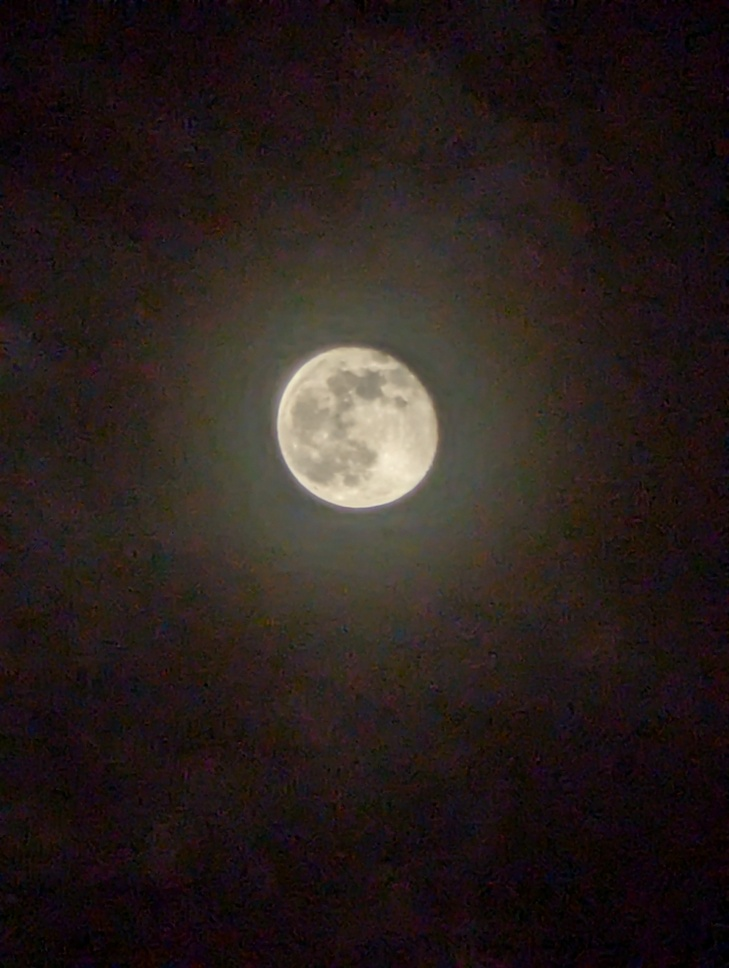
#> input picture 3_5_Preparation_Tests_for_Analysis_Procedure/3_5_1_Fourier_Transform_of_Images/Imaging_test_moon.jpg, 729 x 968 px, shrunk from 3072 x 4080 before the run
$ jupyter execute Imaging_testing_Pictures.ipynb
#> lines starting #> are read from the running program, lines starting #| are printed output that depends on the picture
[cell 1]
import numpy as np
import matplotlib.pyplot as plt

[cell 2]
import matplotlib.image as mpimg

# similarly implemented to http://math_research.uct.ac.za/~siphelo/admin/interferometry/5_Imaging/5_1_spatial_frequencies.html

[cell 3]
moon = mpimg.imread('Imaging_test_moon.jpg')
#> moon is the input picture: shape (968, 729, 3); mean R, G, B 41.4, 31.7, 28.7
astropeiler = mpimg.imread('Imaging_test_astropeiler.jpg')
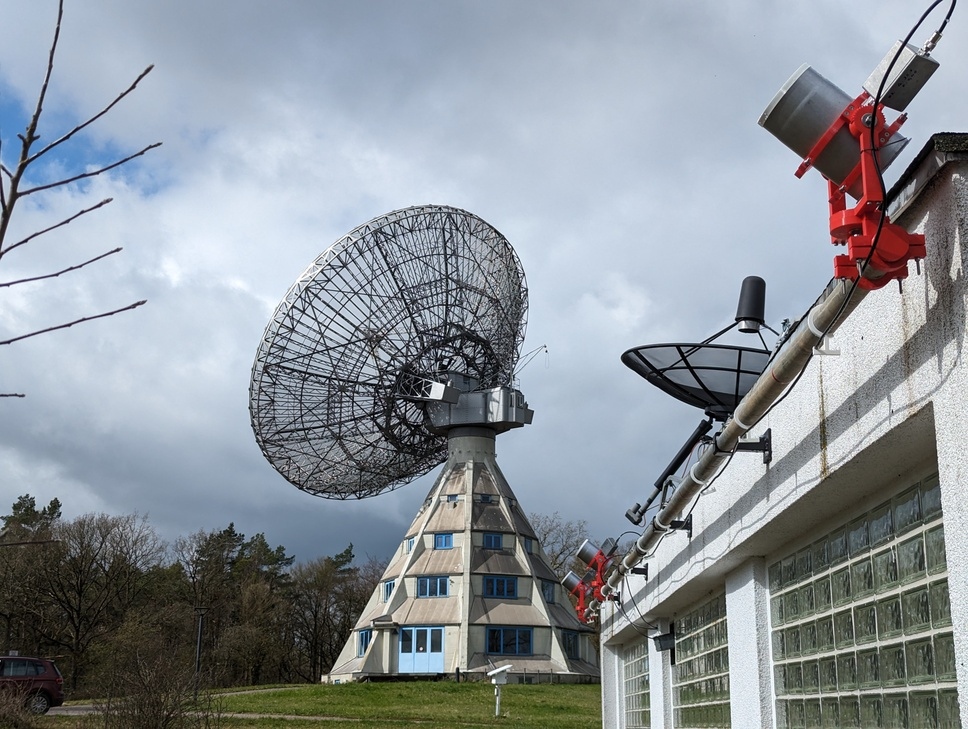
#> input picture 3_5_Preparation_Tests_for_Analysis_Procedure/3_5_1_Fourier_Transform_of_Images/Imaging_test_astropeiler.jpg, 968 x 729 px, shrunk from 4080 x 3072 before the run
#> astropeiler is the input picture: shape (729, 968, 3); mean R, G, B 139.6, 146.7, 153.5
moon=np.rot90(moon)# rotate so pixel size matches
#> moon: shape (729, 968, 3)

[cell 4]
def go_gray(img):
    r, g, b = img[:,:,0], img[:,:,1], img[:,:,2]
    #https://mmuratarat.github.io/2020-05-13/rgb_to_grayscale_formulas
    #gray scale conversion
    gray = 0.299 * r + 0.587 * g + 0.114 * b
    return gray

astro = go_gray(astropeiler)
moon = go_gray(moon)

[cell 5]
fig = plt.figure(figsize=(8,8))
plt.title('Astropeiler')
astroplot = plt.imshow(astro)
astroplot.set_cmap('gray')
plt.savefig('Astropeiler.png',dpi=200,bbox_inches='tight')

[cell 6]
fig = plt.figure(figsize=(8,8))
plt.title('Moon')
moonplot = plt.imshow(moon)
moonplot.set_cmap('gray')
plt.savefig('Moon.png',dpi=200,bbox_inches='tight')

[cell 7]
fftastro = np.fft.fftshift(np.fft.fft2(astro))# Fourier transform and shift zero frequency component
fig, axes = plt.subplots(figsize=(16,8))
plt.suptitle('The Fourier Transform of \'Astropeiler\'')
plt.subplot(1,2,1)
plt.imshow( 10. * np.log10(np.abs(fftastro))) #amplitude (logarithmic)
plt.subplot(1,2,2)
plt.imshow(np.angle(fftastro)) #phase  angle -pi, pi
plt.savefig('Astropeiler_FFT.png',dpi=200,bbox_inches='tight')

[cell 8]
fftmoon = np.fft.fftshift(np.fft.fft2(moon))
fig, axes = plt.subplots(figsize=(16,8))
plt.suptitle('The Fourier Transform of Moon')
plt.subplot(1,2,1)
plt.imshow( 10. * np.log10(np.abs(fftmoon)))
plt.subplot(1,2,2)
plt.imshow(np.angle(fftmoon))
plt.savefig('Moon_FFT.png',dpi=200,bbox_inches='tight')

[cell 9]
fig = plt.figure(figsize=(8,8))
plt.title('Combi image: amplitude (moon), phase (astropeiler)')
phase = np.angle(fftastro) #phase of astropeiler
amplitude = np.abs(fftmoon) #amplitude of moon
fftCombi = amplitude * (np.cos(phase) + 1j * np.sin(phase)) # Euler complex number
Combi = np.abs(np.fft.ifft2(np.fft.fftshift(fftCombi))) #inverse FFT to go back to image space
Plot = plt.imshow(Combi)
Plot.set_cmap('gray')
plt.savefig('Combi.png',dpi=200,bbox_inches='tight')

[cell 10]
fig = plt.figure(figsize=(8,8))
plt.title('Combi image: amplitude (astropeiler), phase (moon)')
phase = np.angle(fftmoon) #phase of moon
amplitude = np.abs(fftastro) #amplitude of astropeiler
fftCombi = amplitude * (np.cos(phase) + 1j * np.sin(phase))
Combi = np.abs(np.fft.ifft2(np.fft.fftshift(fftCombi)))
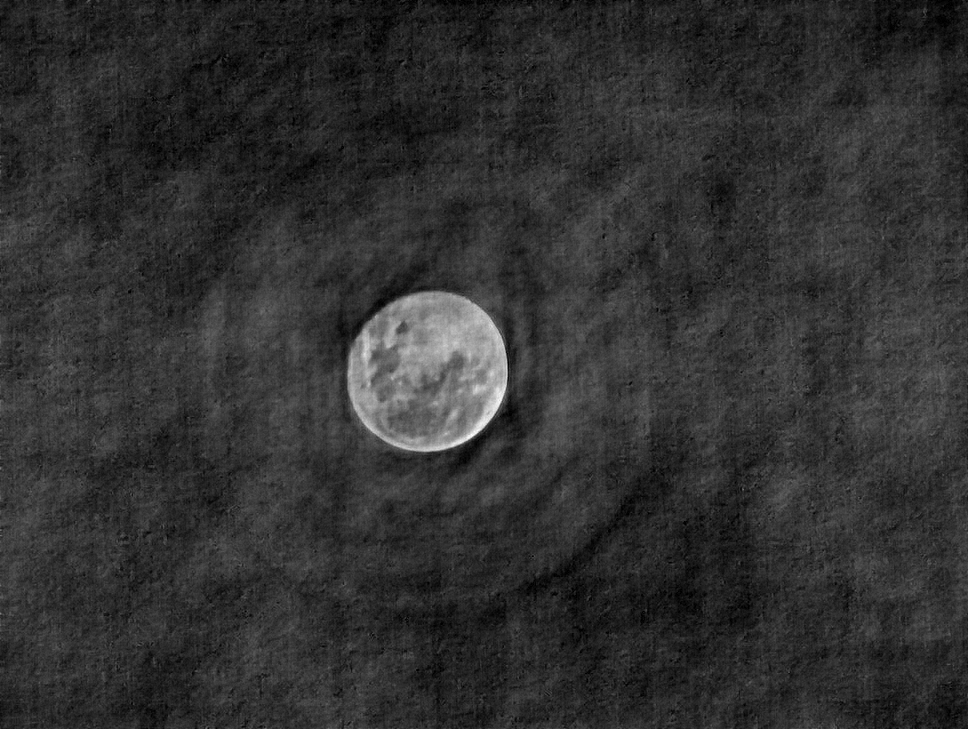
#> Combi: shape (729, 968) float64; min 0.00185, max 754, mean 145.4; drawn with min black and max white
Plot = plt.imshow(Combi)
Plot.set_cmap('gray')

[cell 11]
ig = plt.figure(figsize=(8,8))
plt.title('Astropeiler (phase-only)')
phase = np.angle(fftastro)
amplitude = 1.*np.ones_like(fftastro) #set all the amplitude values to 1
fftPhase = amplitude * (np.cos(phase) + 1j * np.sin(phase))
PhasePlot = 10.*np.log10(np.abs(np.fft.ifft2(np.fft.fftshift(fftPhase))))
Plot = plt.imshow(PhasePlot)
Plot.set_cmap('gray')

[cell 12]
ig = plt.figure(figsize=(8,8))
plt.title('Moon (phase-only)')
phase = np.angle(fftmoon)
amplitude = 1.*np.ones_like(fftmoon) #set all the amplitude values to 1
fftPhase = amplitude * (np.cos(phase) + 1j * np.sin(phase))
PhasePlot = 10.*np.log10(np.abs(np.fft.ifft2(np.fft.fftshift(fftPhase))))
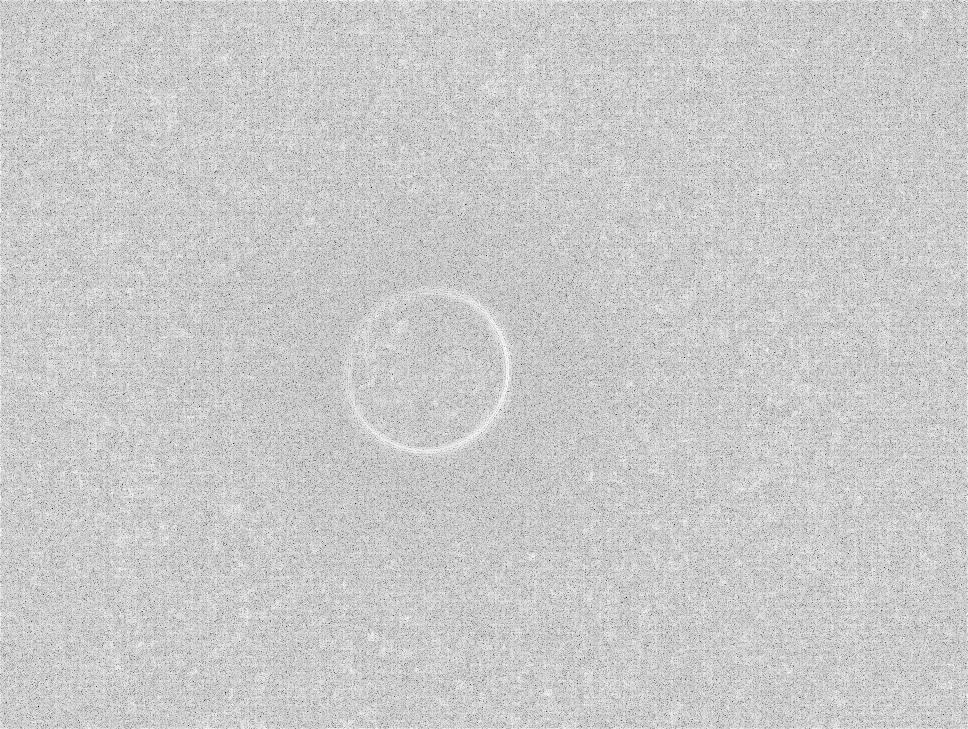
#> PhasePlot: shape (729, 968) float64; min -87, max -18.13, mean -32.48; drawn with min black and max white
Plot = plt.imshow(PhasePlot)
Plot.set_cmap('gray')

[cell 13]
fig, axes = plt.subplots(figsize=(16,8))
plt.title('Astropeiler (amplitude-only)')
phase = np.zeros_like(fftastro) #phase constant zero
amplitude = np.abs(fftastro)
fftAmplitude = amplitude* (np.cos(phase) + 1j * np.sin(phase))
AmplitudePlot = 10.*np.log10(np.abs(np.fft.fftshift(np.fft.ifft2(fftAmplitude))))
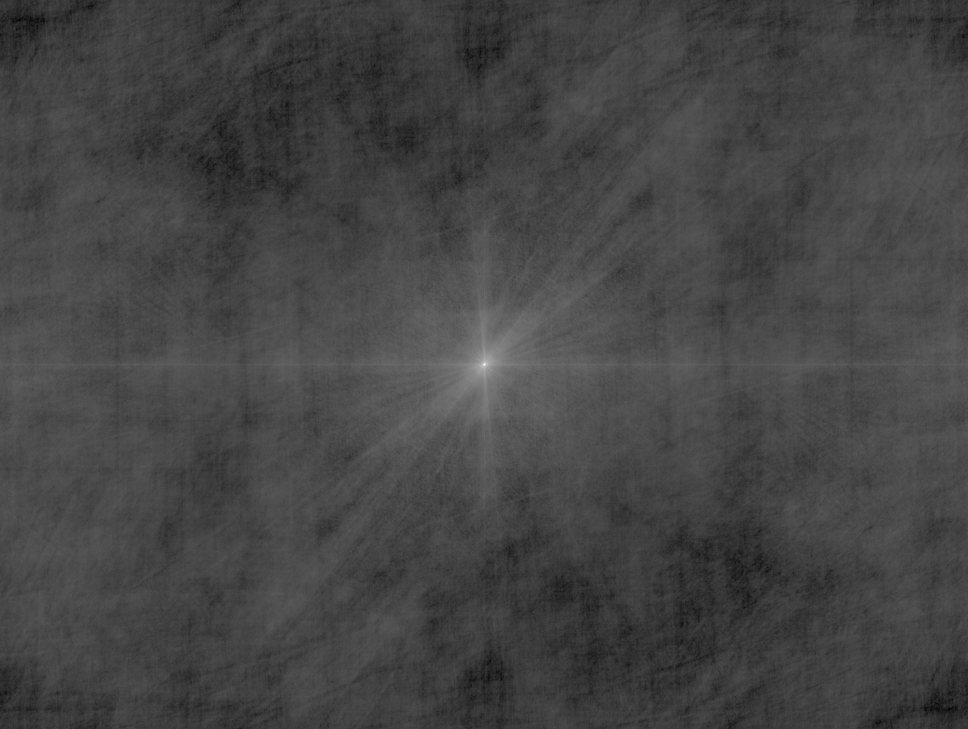
#> AmplitudePlot: shape (729, 968) float64; min 13.64, max 42.21, mean 21.4; drawn with min black and max white
Plot = plt.imshow(AmplitudePlot)
Plot.set_cmap('gray')

[cell 14]
fig, axes = plt.subplots(figsize=(16,8))
plt.subplot(1,2,1)
plt.title('Astropeiler (real-only)')
fftReal = np.real(fftastro)
real = np.abs(np.fft.ifft2(fftReal))
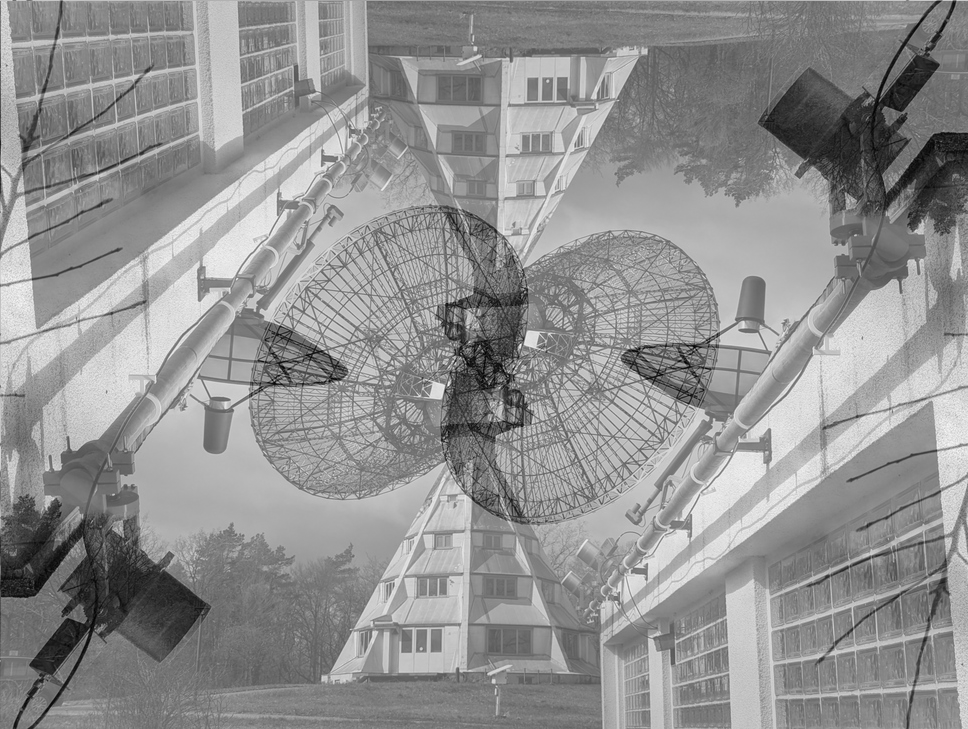
#> real: shape (729, 968) float64; min 1.27, max 246.6, mean 145.3
plt.imshow(real)
plt.set_cmap('gray')

plt.subplot(1,2,2)
plt.title('Astropeiler (imaginary-only)')
fftImag = 1j * np.imag(fftastro)# multiply by 1j to make it real valued
imag = np.abs(np.fft.ifft2(fftImag))
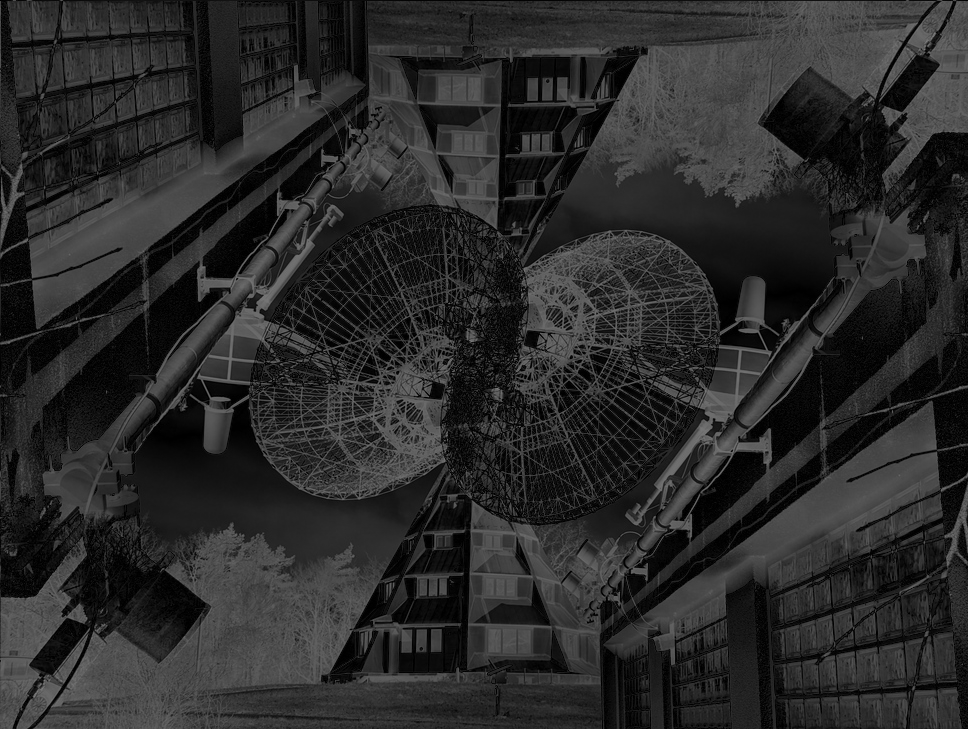
#> imag: shape (729, 968) float64; min 0, max 126.7, mean 42.6
plt.imshow(imag)
plt.set_cmap('gray')

plt.savefig('Real_and_Imag.png',dpi=200,bbox_inches='tight')
